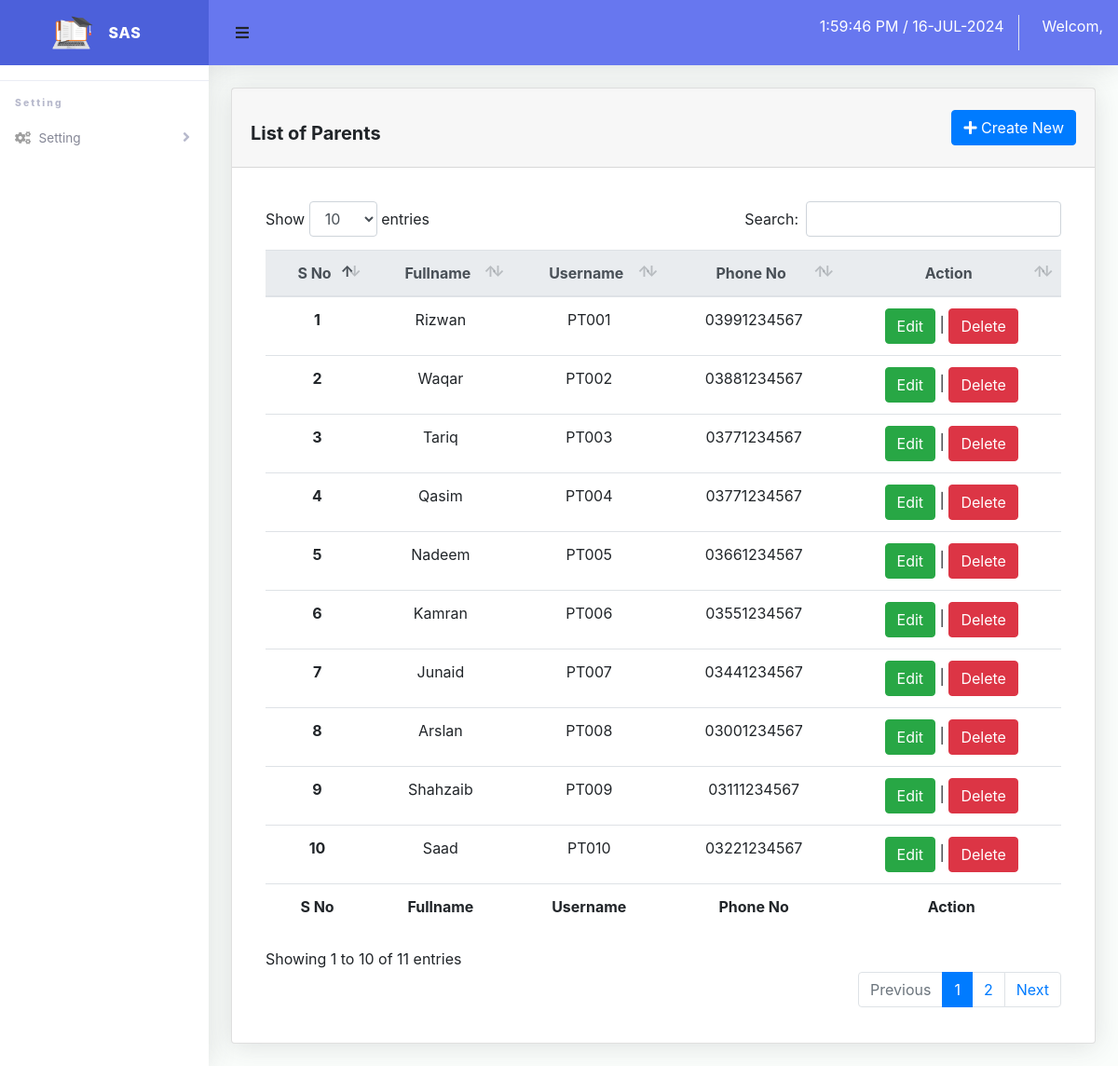
The page /admin/user/parent.php on the database its author committed.
### tables this page shows
CREATE TABLE `parent` (
  `id` int(11) NOT NULL,
  `fullname` varchar(255) NOT NULL,
  `username` varchar(255) NOT NULL,
  `password` varchar(255) NOT NULL,
  `phone_no` varchar(255) NOT NULL
);

### include/function.php (called while the page is built, shortened)
<?php
require_once 'config.php';
function select($table, $columns = '*', $where = NULL, $order_by = NULL, $limit = NULL, $offset = NULL)
{
	global $conn;
	$sql = "SELECT  $columns FROM  " . $table;
	$result = mysqli_query($conn, $sql);
	if ($result) {
		$data = mysqli_fetch_all($result, MYSQLI_ASSOC);
		return $data;
	} else {
		$msg = array(
			'status' => false,
			'msg' => 'Connection failed: ' . mysqli_error($conn),
		);
	}
	return $msg;
}

### admin/user/parent.php (the view, shortened to what this page needs)
<?php
require_once '../../include/header.php';
require_once '../../include/function.php';
$data = select('parent', '*')
?>
<div class="container-fluid">
    <div class="card mb-4">
        <div class="card-header d-flex flex-row align-items-center justify-content-between">
            <h5 class="card-title text-center mt-4 font-weight-bold">List of Parents</h5>
            <button href="create-parent.php" type="button" class="btn btn-primary modal-load" data-toggle="modal" data-target="#exampleModal">
                <i class="fas fa-plus"></i>
                Create New
            </button>
        </div>
        <div class="card-body">
            <div class="table-responsive p-3">
                <table class="table align-items-center table-flush table-hover text-center" id="dataTableHover">
                    <thead class="thead-light">
                        <tr>
                            <th>S No</th>
                            <th>Fullname</th>
                            <th>Username</th>
                            <th>Phone No</th>
                            <th>Action</th>
                        </tr>
                    </thead>
                    <tfoot>
                        <tr>
                            <th>S No</th>
                            <th>Fullname</th>
                            <th>Username</th>
                            <th>Phone No</th>
                            <th>Action</th>
                        </tr>
                    </tfoot>
                    <tbody>
                        <?php
                        foreach ($data as $key => $value) {
                            echo  '<tr class="text-capitalize">
                                    <th>' . $key + 1 . '</th>
                                    <td>' . $value['fullname'] . '</td>
                                    <td class="text-uppercase">' . $value['username'] . '</td>
                                    <td>' . $value['phone_no'] . '</td>
                                    <td>
                                        <a class="text-white btn btn-success modal-load" href="edit-parent.php?id='
                                . $value['id'] . '"data-toggle="modal" data-target="#exampleModal">Edit</a>
                                        |
                                        <a class="text-white btn btn-danger delete" href="parent-process.php" data-id="' . $value['id'] . '">Delete</a>
                                        </td>
                                    </tr>';
                        }
                        ?>
                    </tbody>
                </table>
            </div>
        </div>
    </div>
</div>
<?php
require_once '../../include/footer.php';
?>

### assets/css/style.css (style rules this page uses)
html { font-family: sans-serif; line-height: 1.15; -webkit-text-size-adjust: 100%; -webkit-tap-highlight-color: transparent }
body { margin: 0; font-family: -apple-system, BlinkMacSystemFont, "Segoe UI", Roboto, "Helvetica Neue", Arial, "Noto Sans", sans-serif, "Apple Color Emoji", "Segoe UI Emoji", "Segoe UI Symbol", "Noto Color Emoji"; font-size: 1rem; font-weight: 400; line-height: 1.5; color: #212529; text-align: left; background-color: #fff }
h1, h2, h3, h4, h5, h6 { margin-top: 0; margin-bottom: .5rem }
a { color: #007bff; text-decoration: none; background-color: transparent }
table { border-collapse: collapse }
th { text-align: inherit }
button { border-radius: 0 }
button, input, optgroup, select, textarea { margin: 0; font-family: inherit; font-size: inherit; line-height: inherit }
button, input { overflow: visible }
button, select { text-transform: none }
[type=button], [type=reset], [type=submit], button { -webkit-appearance: button }
[type=button]:not(:disabled), [type=reset]:not(:disabled), [type=submit]:not(:disabled), button:not(:disabled) { cursor: pointer }
.h1, .h2, .h3, .h4, .h5, .h6, h1, h2, h3, h4, h5, h6 { margin-bottom: .5rem; font-weight: 500; line-height: 1.2 }
.h5, h5 { font-size: 1.25rem }
.container, .container-fluid, .container-lg, .container-md, .container-sm, .container-xl { width: 100%; padding-right: 15px; padding-left: 15px; margin-right: auto; margin-left: auto }
.table { width: 100%; margin-bottom: 1rem; color: #212529 }
.table td, .table th { padding: .75rem; vertical-align: top; border-top: 1px solid #dee2e6 }
.table thead th { vertical-align: bottom; border-bottom: 2px solid #dee2e6 }
.table .thead-light th { color: #495057; background-color: #e9ecef; border-color: #dee2e6 }
.table-responsive { display: block; width: 100%; overflow-x: auto; -webkit-overflow-scrolling: touch }
.btn { display: inline-block; font-weight: 400; color: #212529; text-align: center; vertical-align: middle; -webkit-user-select: none; -moz-user-select: none; -ms-user-select: none; user-select: none; background-color: transparent; border: 1px solid transparent; padding: .375rem .75rem; font-size: 1rem; line-height: 1.5; border-radius: .25rem; transition: color .15s ease-in-out, background-color .15s ease-in-out, border-color .15s ease-in-out, box-shadow .15s ease-in-out }
.btn-primary { color: #fff; background-color: #007bff; border-color: #007bff }
.btn-success { color: #fff; background-color: #28a745; border-color: #28a745 }
.btn-danger { color: #fff; background-color: #dc3545; border-color: #dc3545 }
.card { position: relative; display: -ms-flexbox; display: flex; -ms-flex-direction: column; flex-direction: column; min-width: 0; word-wrap: break-word; background-color: #fff; background-clip: border-box; border: 1px solid rgba(0, 0, 0, .125); border-radius: .25rem }
.card-body { -ms-flex: 1 1 auto; flex: 1 1 auto; min-height: 1px; padding: 1.25rem }
.card-title { margin-bottom: .75rem }
.card-header { padding: .75rem 1.25rem; margin-bottom: 0; background-color: rgba(0, 0, 0, .03); border-bottom: 1px solid rgba(0, 0, 0, .125) }
.d-flex { display: -ms-flexbox !important; display: flex !important }
.flex-row { -ms-flex-direction: row !important; flex-direction: row !important }
.justify-content-between { -ms-flex-pack: justify !important; justify-content: space-between !important }
.align-items-center { -ms-flex-align: center !important; align-items: center !important }
.mt-4, .my-4 { margin-top: 1.5rem !important }
.mb-4, .my-4 { margin-bottom: 1.5rem !important }
.p-3 { padding: 1rem !important }
.text-center { text-align: center !important }
.text-uppercase { text-transform: uppercase !important }
.text-capitalize { text-transform: capitalize !important }
.font-weight-bold { font-weight: 700 !important }
.text-white { color: #fff !important }

### rows shown on the page
parent: fullname "Rizwan", username "PT001", phone_no "03991234567"
parent: fullname "Waqar", username "PT002", phone_no "03881234567"
parent: fullname "Tariq", username "PT003", phone_no "03771234567"
parent: fullname "Qasim", username "PT004", phone_no "03771234567"
parent: fullname "Nadeem", username "PT005", phone_no "03661234567"
parent: fullname "Kamran", username "PT006", phone_no "03551234567"
parent: fullname "Junaid", username "PT007", phone_no "03441234567"
parent: fullname "Arslan", username "PT008", phone_no "03001234567"
parent: fullname "Shahzaib", username "PT009", phone_no "03111234567"
parent: fullname "Saad", username "PT010", phone_no "03221234567"
